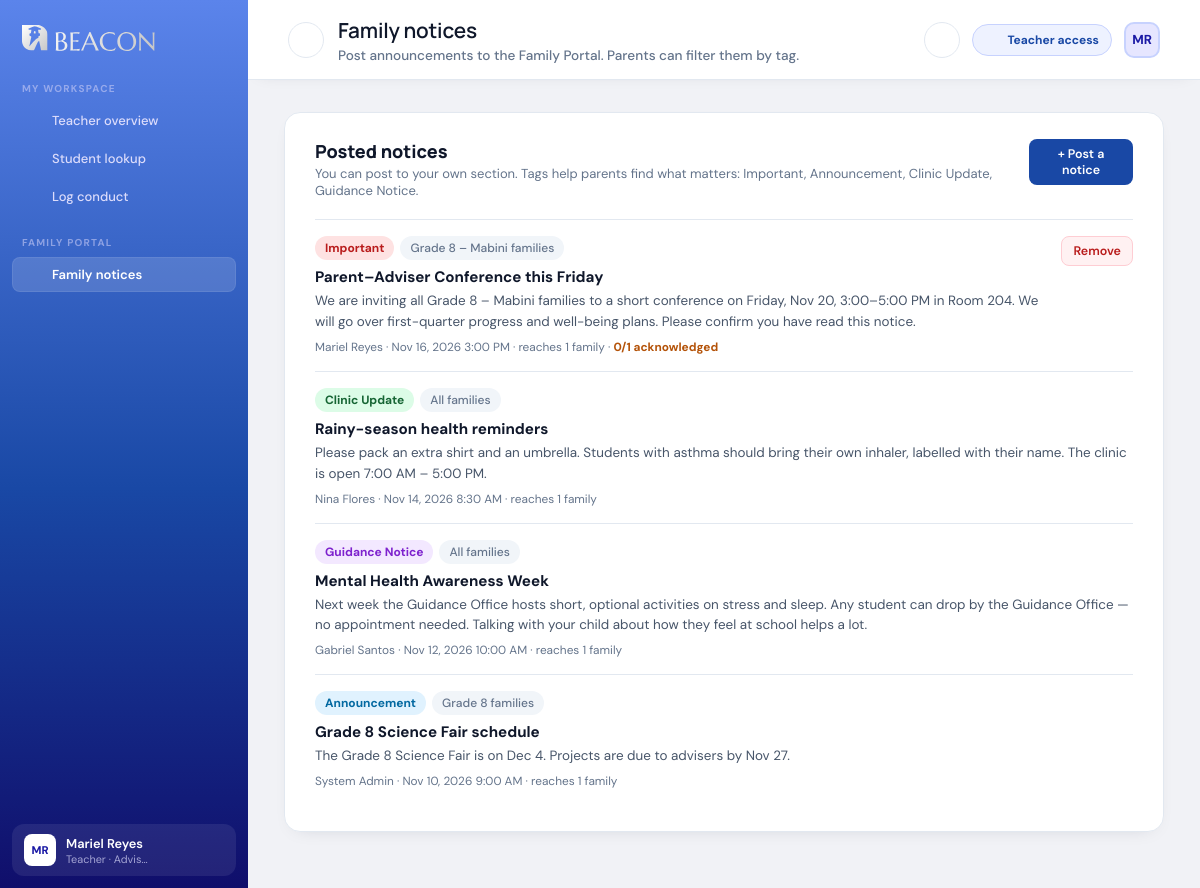
The page /notices_manage.php (signed in) on the database its author committed.
### tables this page shows
CREATE TABLE users (
    id                   INT UNSIGNED NOT NULL AUTO_INCREMENT PRIMARY KEY,
    role_id              TINYINT UNSIGNED NOT NULL,
    email                VARCHAR(190) NOT NULL,
    password_hash        VARCHAR(255) NOT NULL,
    first_name           VARCHAR(80)  NOT NULL,
    last_name            VARCHAR(80)  NOT NULL,
    title                VARCHAR(100) NULL,
    phone                VARCHAR(30)  NULL,
    status               ENUM('active','disabled') NOT NULL DEFAULT 'active',
    must_change_password TINYINT(1)   NOT NULL DEFAULT 0,
    last_login_at        DATETIME     NULL,
    last_seen_at         DATETIME     NULL,         
    created_by           INT UNSIGNED NULL,
    created_at           DATETIME     NOT NULL DEFAULT CURRENT_TIMESTAMP,
    updated_at           DATETIME     NOT NULL DEFAULT CURRENT_TIMESTAMP ON UPDATE CURRENT_TIMESTAMP,
    UNIQUE KEY uq_users_email (email),
    KEY idx_users_role (role_id),
    CONSTRAINT fk_users_role       FOREIGN KEY (role_id)    REFERENCES roles(id),
    CONSTRAINT fk_users_created_by FOREIGN KEY (created_by) REFERENCES users(id)
);

CREATE TABLE roles (
    id          TINYINT UNSIGNED NOT NULL PRIMARY KEY,
    code        VARCHAR(20)  NOT NULL,
    label       VARCHAR(50)  NOT NULL,
    UNIQUE KEY uq_roles_code (code)
);

CREATE TABLE notices (
    id            INT UNSIGNED NOT NULL AUTO_INCREMENT PRIMARY KEY,
    title         VARCHAR(150) NOT NULL,
    body          TEXT         NOT NULL,
    tag           ENUM('important','announcement','clinic','guidance') NOT NULL DEFAULT 'announcement',
    audience      ENUM('all','grade','section') NOT NULL DEFAULT 'all',
    grade_level   TINYINT UNSIGNED NULL,
    section_id    INT UNSIGNED NULL,
    requires_ack  TINYINT(1)   NOT NULL DEFAULT 0,
    posted_by     INT UNSIGNED NOT NULL,
    published_at  DATETIME     NOT NULL DEFAULT CURRENT_TIMESTAMP,
    KEY idx_notice_pub (published_at),
    CONSTRAINT fk_notice_section FOREIGN KEY (section_id) REFERENCES sections(id) ON DELETE CASCADE,
    CONSTRAINT fk_notice_author  FOREIGN KEY (posted_by)  REFERENCES users(id)
);

### inc/db.php (called while the page is built, shortened)
<?php
function config(?string $key = null) {
    static $cfg;
    if ($cfg === null) {
        $file = __DIR__ . '/../config/config.php';
        $cfg = require $file;
    }
    return $key === null ? $cfg : ($cfg[$key] ?? null);
}
function db(): PDO {
    static $pdo;
    if ($pdo === null) {
        $c = config('db');
        try {
            $pdo = new PDO($c['dsn'], $c['user'], $c['pass'], [
                PDO::ATTR_ERRMODE            => PDO::ERRMODE_EXCEPTION,
                PDO::ATTR_DEFAULT_FETCH_MODE => PDO::FETCH_ASSOC,
                PDO::ATTR_EMULATE_PREPARES   => false,
            ]);
        } catch (PDOException $e) {
            setup_error("BEACON can't connect to the database.",
                'Check that MySQL is running in the XAMPP Control Panel, that you imported <code>database/schema.sql</code>, '
                . 'and that the settings in <code>config/config.php</code> are right.<br><br>Details: <code>' . htmlspecialchars($e->getMessage()) . '</code>');
        }
    }
    return $pdo;
}
function db_run(string $sql, array $params = []): PDOStatement {
    $stmt = db()->prepare($sql);
    $stmt->execute($params);
    return $stmt;
}
function db_one(string $sql, array $params = []): ?array {
    $row = db_run($sql, $params)->fetch();
    return $row === false ? null : $row;
}
function db_all(string $sql, array $params = []): array {
    return db_run($sql, $params)->fetchAll();
}
function db_value(string $sql, array $params = []) {
    $v = db_run($sql, $params)->fetchColumn();
    return $v === false ? null : $v;
}
function now(): string { return date('Y-m-d H:i:s'); }

### config/config.php (called while the page is built)
<?php
return [
    'app_name' => 'BEACON',
    'timezone' => 'Asia/Manila',
    'school_name'    => 'Christ Life Academy',
    'school_year'    => '2026-2027',
    'system_tagline' => 'SVLC Student Welfare & Care System',
    'https'    => false,
    'db' => [
        'dsn'  => 'mysql:host=127.0.0.1;port=3306;dbname=beacon;charset=utf8mb4',
        'user' => 'root',
        'pass' => '',
    ],
    'encryption_key' => '3B3x9M7QeNmTBIWi1U+pV/2vbBowGoeTFggGchkHV88=',
    'session' => [
        'idle_timeout'     => 30 * 60,
        'absolute_timeout' => 8 * 60 * 60,
    ],
    'login_throttle' => [
        'window_minutes'  => 15,
        'max_per_email'   => 5,
        'max_per_ip'      => 20,
    ],
];

### inc/auth.php (called while the page is built, shortened)
<?php
function current_user(bool $refresh = false): ?array {
    $uid = $_SESSION['uid'] ?? null;
    $t = config('session');
    $now = time();
    $row = db_one(
        'SELECT u.id, u.email, u.first_name, u.last_name, u.title, u.status, u.must_change_password, u.last_seen_at, r.code AS role, r.label AS role_label
           FROM users u JOIN roles r ON r.id = u.role_id WHERE u.id = ?',
        [$uid]
    );
    if (!$row['last_seen_at'] || strtotime($row['last_seen_at']) < $now - 60) {
        db_run('UPDATE users SET last_seen_at = ? WHERE id = ?', [now(), $row['id']]);
    }
    $row['name'] = $row['first_name'] . ' ' . $row['last_name'];
    $row['initials'] = strtoupper(mb_substr($row['first_name'], 0, 1) . mb_substr($row['last_name'], 0, 1));
    return $cache = $row;
}

### inc/rbac.php (called while the page is built, shortened)
<?php
function can(string $permission, ?array $user = null): bool {
    $user = $user ?? current_user();
    return in_array($user['role'], PERMISSIONS[$permission], true);
}
function require_login(): array {
    $user = current_user();
    return $user;
}
function require_permission(string $permission): array {
    $user = require_login();
    return $user;
}
function require_page(string $page): array {
    return require_permission(PAGES[$page]);
}
function teacher_section_ids(int $teacherId): array {
    $rows = db_all(
        'SELECT id FROM sections WHERE adviser_id = ?
         UNION SELECT section_id FROM section_teachers WHERE teacher_id = ?',
        [$teacherId, $teacherId]
    );
    return array_map('intval', array_column($rows, 'id'));
}

### inc/bootstrap.php (called while the page is built, shortened)
<?php
require __DIR__ . '/db.php';
require __DIR__ . '/auth.php';
require __DIR__ . '/rbac.php';
require __DIR__ . '/clinic.php';
require __DIR__ . '/family.php';
function e($str): string { return htmlspecialchars((string)($str ?? ''), ENT_QUOTES, 'UTF-8'); }

### inc/family.php (called while the page is built, shortened)
<?php
function postable_sections(array $user): array {
    $rows = db_all('SELECT id, grade_level, name FROM sections ORDER BY grade_level, name');
    if ($user['role'] === 'teacher') {
        $mine = teacher_section_ids((int)$user['id']);
        $rows = array_values(array_filter($rows, fn($r) => in_array((int)$r['id'], $mine, true)));
    }
    return $rows;
}
function notice_reach(array $n): array {
    $where = ['all' => '1=1', 'grade' => 'sec.grade_level = ?', 'section' => 's.section_id = ?'][$n['audience']];
    $params = $n['audience'] === 'grade' ? [$n['grade_level']] : ($n['audience'] === 'section' ? [$n['section_id']] : []);
    $families = (int)db_value("SELECT COUNT(DISTINCT l.parent_id) FROM parent_student_links l JOIN students s ON s.id = l.student_id
                                 LEFT JOIN sections sec ON sec.id = s.section_id WHERE l.status = 'approved' AND $where", $params);
    $acks = (int)db_value('SELECT COUNT(*) FROM notice_acknowledgements WHERE notice_id = ?', [$n['id']]);
    return [$families, $acks];
}
function notice_audience_label(array $n): string {
    if ($n['audience'] === 'grade') return 'Grade ' . $n['grade_level'] . ' families';
    if ($n['audience'] === 'section') {
        $s = db_one('SELECT grade_level, name FROM sections WHERE id = ?', [$n['section_id']]);
        return $s ? 'Grade ' . $s['grade_level'] . ' – ' . $s['name'] . ' families' : 'One section';
    }
    return 'All families';
}

### notices_manage.php (the view, shortened to what this page needs)
<?php
require __DIR__ . '/inc/bootstrap.php';
require __DIR__ . '/inc/layout.php';
$user = require_page('notices_manage');
$sections = postable_sections($user);
$isTeacher = $user['role'] === 'teacher';
if ($isTeacher) {
    $mine = array_map('intval', array_column($sections, 'id'));
    $notices = db_all('SELECT n.*, u.first_name, u.last_name FROM notices n JOIN users u ON u.id = n.posted_by ORDER BY n.published_at DESC');
    $notices = array_values(array_filter($notices, fn($n) => $n['audience'] !== 'section' || in_array((int)$n['section_id'], $mine, true)));
} else {
    $notices = db_all('SELECT n.*, u.first_name, u.last_name FROM notices n JOIN users u ON u.id = n.posted_by ORDER BY n.published_at DESC');
}
layout_start($user, 'notices', 'Family notices', 'Post announcements to the Family Portal. Parents can filter them by tag.');
?>
<div class="card">
    <div class="card-head-flex">
        <div><div class="card-title">Posted notices</div><div class="card-sub"><?= $isTeacher ? 'You can post to your own section. ' : '' ?>Tags help parents find what matters: Important, Announcement, Clinic Update, Guidance Notice.</div></div>
        <button type="button" class="btn btn-primary btn-sm" data-open="modalNotice" <?= $isTeacher && !$sections ? 'disabled title="No section assigned to you"' : '' ?>>+ Post a notice</button>
    </div>
    <?php foreach ($notices as $n): [$lbl, $tone] = NOTICE_TAGS[$n['tag']]; [$reach, $acks] = notice_reach($n);
        $canDelete = (int)$n['posted_by'] === (int)$user['id'] || $user['role'] === 'super_admin'; ?>
        <div style="padding: 16px 0; border-top: 1px solid var(--border); display: flex; gap: 16px; justify-content: space-between; align-items: flex-start;">
            <div style="flex: 1;">
                <div class="tags" style="margin-bottom: 6px;"><?= badge($lbl, $tone) ?> <?= badge(notice_audience_label($n), 'gray') ?></div>
                <strong style="font-size: 0.95rem;"><?= e($n['title']) ?></strong>
                <div style="font-size: 0.84rem; color: #475569; margin-top: 4px; line-height: 1.55;"><?= e(mb_strlen($n['body']) > 220 ? mb_substr($n['body'], 0, 217) . '…' : $n['body']) ?></div>
                <div class="muted" style="font-size: 0.74rem; margin-top: 6px;">
                    <?= e($n['first_name'] . ' ' . $n['last_name']) ?> · <?= e(date('M j, Y g:i A', strtotime($n['published_at']))) ?> · reaches <?= $reach ?> famil<?= $reach === 1 ? 'y' : 'ies' ?>
                    <?php if ($n['requires_ack']): ?> · <strong style="color: <?= $acks >= $reach && $reach ? '#15803d' : '#b45309' ?>;"><?= $acks ?>/<?= $reach ?> acknowledged</strong><?php endif; ?>
                </div>
            </div>
            <?php if ($canDelete): ?>
                <form method="post" class="inline-form" data-confirm="Remove this notice from the Family Portal?"><button class="btn btn-danger-soft btn-sm" type="submit">Remove</button></form>
            <?php endif; ?>
        </div>
    <?php endforeach; ?>
</div>
<?php layout_end(); ?>

### inc/layout.php (shortened to what this page needs)
<?php
function icon(string $name): string {
    $paths = [
        'grid'      => '<rect x="4" y="4" width="6" height="6" rx="1.5"/><rect x="14" y="4" width="6" height="6" rx="1.5"/><rect x="4" y="14" width="6" height="6" rx="1.5"/><rect x="14" y="14" width="6" height="6" rx="1.5"/>',
        'search'    => '<circle cx="11" cy="11" r="6.5"/><path d="M20 20l-4.2-4.2"/>',
        'clipboard' => '<rect x="6" y="4.5" width="12" height="16" rx="2"/><path d="M9.5 4.5h5v2.5h-5zM9 11h6M9 15h4"/>',
        'shield'    => '<path d="M12 3l7 3v5c0 4.5-3 8.3-7 10-4-1.7-7-5.5-7-10V6l7-3z"/>',
        'users'     => '<circle cx="9" cy="8" r="3.5"/><path d="M3 20c0-3.3 2.7-6 6-6s6 2.7 6 6M16 4.6a3.5 3.5 0 0 1 0 6.8M21 20c0-2.8-1.9-5.1-4.5-5.8"/>',
        'heart'     => '<path d="M12 20s-7-4.4-7-10a4 4 0 0 1 7-2.6A4 4 0 0 1 19 10c0 5.6-7 10-7 10z"/>',
        'box'       => '<path d="M12 3l8 4.5v9L12 21l-8-4.5v-9L12 3zM4 7.5l8 4.5 8-4.5M12 12v9"/>',
        'bell'      => '<path d="M6 16V11a6 6 0 0 1 12 0v5l1.5 2h-15L6 16zM10 20a2 2 0 0 0 4 0"/>',
        'chart'     => '<path d="M4 20h16M7 16v-5M12 16V6M17 16v-8"/>',
        'key'       => '<circle cx="8" cy="15" r="4"/><path d="M11 12l8-8M16 7l2 2"/>',
        'logout'    => '<path d="M15 4h3a2 2 0 0 1 2 2v12a2 2 0 0 1-2 2h-3M10 16l4-4-4-4M14 12H4"/>',
        'panel'     => '<rect x="4" y="5" width="16" height="14" rx="2"/><path d="M10 5v14"/>',
    ];
    return '<svg class="ico" viewBox="0 0 24 24" aria-hidden="true">' . ($paths[$name] ?? '') . '</svg>';
}
function badge(string $text, string $tone = 'gray', string $title = ''): string {
    return '<span class="badge badge-' . e($tone) . '"' . ($title !== '' ? ' title="' . e($title) . '"' : '') . '>' . e($text) . '</span>';
}
function layout_start($user, $activeKey, $title, $subtitle = '', array $opts = []) {
    $active = NAV_ACTIVE_ALIASES[$activeKey] ?? $activeKey;
?>
<!DOCTYPE html>
<html lang="en">
<head>
    <link rel="stylesheet" href="./index.css">
</head>
<body class="role-<?= e($user['role']) ?>">
    <div class="system-analytics">
        <nav class="shell2" aria-label="Main">
            <div class="sidebar-top">
                <img class="sidebar-wordmark" src="assets/img/logo-wordmark-white.svg" alt="BEACON">
            </div>
            <div class="navigation">
<?php
    $lastSection = null;
    foreach (NAV as [$section, $label, $href, $page, $ico]) {
        if (!can(PAGES[$page], $user)) continue;
        if ($section !== $lastSection) {
            echo '<span class="nav-section-title">' . e($section) . "</span>\n";
            $lastSection = $section;
        }
        $isActive = $page === $active;
        echo '<a class="nav-link' . ($isActive ? ' active' : '') . '" href="' . e($href) . '"' . ($isActive ? ' aria-current="page"' : '') . '>'
            . icon($ico) . '<span>' . e($label) . "</span></a>\n";
    }
?>
            </div>
            <div class="sidebar-user">
                <div class="sidebar-user-avatar"><?= e($user['initials']) ?></div>
                <div class="sidebar-user-info">
                    <div class="sidebar-user-name"><?= e($user['name']) ?></div>
                    <div class="sidebar-user-role"><?= e($user['title'] ?: $user['role_label']) ?></div>
                </div>
                <a class="sidebar-user-btn" href="change_password.php" title="Change password"><?= icon('key') ?></a>
                <form method="post" action="logout.php" data-confirm="You will need to sign in again to keep using BEACON." data-confirm-title="Log out?" data-confirm-ok="Log out">
                    <button type="submit" class="sidebar-user-btn" title="Log out"><?= icon('logout') ?></button>
                </form>
            </div>
        </nav>
        <div class="shell">
            <header class="header">
                <div class="header-left">
                    <button type="button" class="header-icon-btn sidebar-toggle" data-sidebar-toggle title="Show or hide the sidebar" aria-label="Toggle sidebar"><?= icon('panel') ?></button>
                    <div>
                        <h1 class="header-greeting"><?= e($title) ?></h1>
                        <?php if ($subtitle): ?><p class="header-sub"><?= e($subtitle) ?></p><?php endif; ?>
                    </div>
                </div>
                <div class="header-actions">
                    <?php if (!empty($opts['search'])): ?>
                        <label class="header-search">
                            <?= icon('search') ?>
                            <input type="search" id="<?= e($opts['search']['id'] ?? 'pageSearch') ?>" placeholder="<?= e($opts['search']['placeholder'] ?? 'Search this pageâ€¦') ?>" autocomplete="off" aria-label="<?= e($opts['search']['placeholder'] ?? 'Search this page') ?>">
                        </label>
                    <?php elseif (can('student.search', $user)): ?>
                        <a class="header-icon-btn" href="student_search.php" title="Search students"><?= icon('search') ?></a>
                    <?php endif; ?>
                    <span class="role-badge" title="You are signed in with <?= e($user['role_label']) ?> access"><?= icon(ROLE_ICONS[$user['role']] ?? 'users') ?><?= e($user['role_label']) ?> access</span>
                    <div class="user-avatar-pill" title="<?= e($user['name']) ?>"><?= e($user['initials']) ?></div>
                </div>
            </header>
            <main class="main-content">
<?php
}
function layout_end() {
?>
            </main>
        </div>
    </div>
</body>
</html>
<?php
}

### rows shown on the page
users: title "Teacher · Advis…", role.label "Teacher"
notices: text "Important Grade 8 – Mabini families", title "Parent–Adviser Conference this Friday", body "We are inviting all Grade 8 – Mabini families to a short conference on Friday, Nov 20, 3:00–5:00 PM in Room 204. We will go over first-quarter progress and well-being plans. Please confirm you have read this notice.", posted_by.last_name "Mariel Reyes", published_at "Nov 16, 2026 3:00 PM", reach "1", acks "0"
notices: text "Clinic Update All families", title "Rainy-season health reminders", body "Please pack an extra shirt and an umbrella. Students with asthma should bring their own inhaler, labelled with their name. The clinic is open 7:00 AM – 5:00 PM.", posted_by.last_name "Nina Flores", published_at "Nov 14, 2026 8:30 AM", reach "1"
notices: text "Guidance Notice All families", title "Mental Health Awareness Week", body "Next week the Guidance Office hosts short, optional activities on stress and sleep. Any student can drop by the Guidance Office — no appointment needed. Talking with your child about how they feel at school helps a lot.", posted_by.last_name "Gabriel Santos", published_at "Nov 12, 2026 10:00 AM", reach "1"
notices: text "Announcement Grade 8 families", title "Grade 8 Science Fair schedule", body "The Grade 8 Science Fair is on Dec 4. Projects are due to advisers by Nov 27.", posted_by.last_name "System Admin", published_at "Nov 10, 2026 9:00 AM", reach "1"

### other values the page prints
$section "MY WORKSPACE"
$label "Teacher overview"
$label "Student lookup"
$label "Log conduct"
$section "FAMILY PORTAL"
$label "Family notices"
$user['initials'] "MR"
$user['name'] "Mariel Reyes"
$title "Family notices"
$subtitle "Post announcements to the Family Portal. Parents can filter them by tag."
